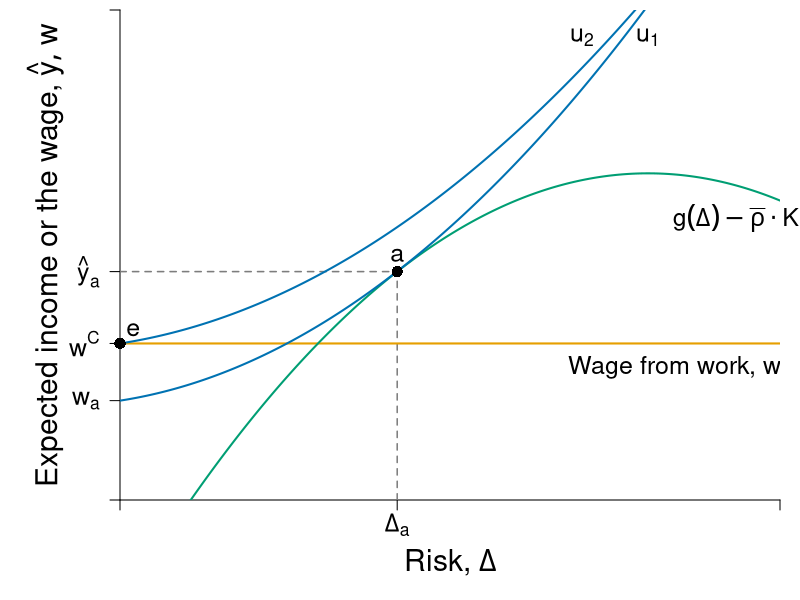

Source code (R):
require(shape)
pdf(file = "capitalism/risk_comparison_initial.pdf", width = 9, height = 7)

#Set parameters for graphics
axislabelsize <- 1.8
labelsize <- 1.5
namesize <- 1.8
annotatesize <- 1.5
graphlinewidth <- 2
segmentlinewidth <- 1.5
a <- c(2, 4, 6)


COL <- c("#7fc97f", "#beaed4", "#fdc086", "#ffff99", "#386cb0", "#f0027f", "#bf5b17", "#666666")
COLA <- c("#e0f3db", "#99d8c9","#66c2a4","#41ae76", "#238b45", "#005824")
COLB <- c("#c6dbef", "#4eb3d3", "#2b8cbe", "#0868ac","#084081")
COLC <- c("#fcfbfd", "#efedf5", "#dadaeb", "#bcbddc", "#9e9ac8", "#807dba", "#6a51a3", "#54278f", "#3f007d")
grays <- gray.colors(25, start = 1, end = 0, alpha = 1)
CBCols <- c("#009E73","#0072B2","#E69F00","#CC79A7", "#F0E442")


par(mar =  c(5, 6, 0.5, 1))
xlims <- c(0, 15)
ylims <- c(0, 18)

riskreturn <- function(g, int1 = 14, int2 = 4, coeff = 1/3){
  int1 - (int2 - (coeff)*g)^2
}

uA <- function(omega, g, slope = 0.5){
  omega + omega*g  - slope*g^2
}

indiffA <- function(g, intercept = 3, slope1 = 0.25, slope2 = 0.12){
  intercept  + slope1*g + slope2*g^2
}

indiffA2 <- function(g, intercept = 3, slope1 = 0.25, slope2 = 0.05){
  intercept  + slope1*g + slope2*g^2
}

#Plot command 
plot(0, 0, xlim = xlims, ylim = ylims, 
     type = "n",
     xlab = expression(paste("")),
     ylab = expression(paste("")), 
     axes = FALSE,
     # xlab = expression(paste("Bob's Payoff, ", u^B)),
     # ylab = expression(paste("Alfredo's Payoff, ", u^A)),
     #xaxt = "n", 
     #yaxt = "n", 
     cex.lab = axislabelsize, 
     bty = "n", 
     xaxs = "i", 
     yaxs = "i"
)


#Customize ticks and labels for the plot
ticksx <- c(0, 6.3, xlims[2])
xlabels <- c(NA, expression(paste(Delta[a])), NA)
ticksy <- c(0, 3.65, 5.75, riskreturn(int1 = 12, 6.3), ylims[2])
ylabels <- c(NA, expression(paste(w[a])), expression(paste(w^C)),  expression(paste(hat(y)[a])), NA)

axis(1, at = ticksx, pos = 0, labels = xlabels, cex.axis = labelsize)
axis(2, at = ticksy, pos = 0, labels = ylabels, las = 1, cex.axis = labelsize)

#Axis labels and draw linear utility function
mtext(expression(paste("Risk, ", Delta)), side = 1, line = 3, cex = axislabelsize)
text(-1.7, 0.5*ylims[2], expression(paste("Expected income or the wage, ", list(hat(y), w))), xpd = TRUE, cex = axislabelsize, srt = 90) 


npts <- 500 
xx1 <- seq(xlims[1], xlims[2], length.out = npts)

#Add points a, b, c and d
segments(6.3, 0, 6.3, riskreturn(g = 6.3, int1 = 12), lty = 2, col = grays[20], lwd = segmentlinewidth)
segments(0, riskreturn(g = 6.3, int1 = 12), 6.3, riskreturn(g = 6.3, int1 = 12), lty = 2, col = grays[20], lwd = segmentlinewidth)

#text(5.6 + 0.25, riskreturn(g = 5.6) - 0.3, expression(A), cex = labelsize)
# 


# segments(7.25, 0, 7.25, riskreturn(g = 7.25, int1 = 15) , lty = 2, col = grays[20], lwd = segmentlinewidth)
# segments(0, riskreturn(g = 7.25, int1 = 15) , 7.25, riskreturn(g = 7.25, int1 = 15) , lty = 2, col = grays[20], lwd = segmentlinewidth)
#text(7 + 0.25, riskreturn(g = 7.5, int1 = 15) - 1, expression(B), cex = labelsize)

#Segment for next best wage offer
# segments(0, 5.75, xlims[2], 5.75, lty = 2, col = "gray", lwd = segmentlinewidth)
# 
# 
# points(12, riskreturn(int1 = 15, g = 12), pch = 16, col = "black", cex = 1.5)
# 
# points(12, riskreturn(int1 = 5.7, g = 12), pch = 16, col = "black", cex = 1.5)

#Segment for next best wage offer
segments(0, 5.75, xlims[2], 5.75, lty = 1, col = CBCols[3], lwd = graphlinewidth)

text(12.75, 5, expression(paste("Wage from work, ", w^C)), cex = labelsize)

lines(xx1, riskreturn(xx1, int1 = 12), col = CBCols[1], lwd = graphlinewidth, lty = 1)
#lines(xx1, riskreturn(xx1, int1 = 15), col = CBCols[1], lwd = graphlinewidth, lty = 1)
#lines(xx1, indiffA(xx1, intercept = 4.4), col = COLB[3], lwd = graphlinewidth, lty = 1)
#lines(xx1, indiffA(xx1, intercept = 8), col = COLB[3], lwd = graphlinewidth, lty = 1)
lines(xx1, indiffA2(xx1, intercept = 3.65, slope2 = 0.08), col = CBCols[2], lwd = graphlinewidth, lty = 1)
#lines(xx1, indiffA2(xx1, intercept = 7.8, slope2 = 0.055), col = CBCols[2], lwd = graphlinewidth, lty = 1)
lines(xx1, indiffA2(xx1, intercept = 5.75, slope2 = 0.068), col = CBCols[2], lwd = graphlinewidth, lty = 1)

# points
# points(7.25, riskreturn(g = 7.25, int1 = 15) , pch = 16, col = "black", cex = 1.5)
points(6.3, riskreturn(g = 6.3, int1 = 12), pch = 16, col = "black", cex = 1.5)
points(0, 5.75, pch = 16, col = "black", cex = 1.5, xpd = TRUE)


#Label risk return schedule
#text(14, riskreturn(g = 14), expression(paste(g(Delta) - rho%.%K) ), cex = labelsize, xpd = TRUE)

text(14, riskreturn(int1 = 12, g = 14)-1.2, expression(paste(g(Delta) - bar(rho)%.%K) ), cex = labelsize, xpd = TRUE)

#Arrows(12.5, riskreturn(int1 = 15, g = 12) - 0.6, 12.5, riskreturn(int1 = 12, g = 12) + 0.5, col = "black", lty = 1, lwd = 2, arr.type = "triangle", arr.lwd = 0.5, code = 3)
#text(11.1, 13.5, expression(paste(bar(rho)%.%K - rho%.%K)), cex = labelsize, xpd = TRUE)
# text(13.5, 9.7, expression(paste(m)), cex = labelsize)

#Label value functions
text(6.3, riskreturn(int1 = 12, 6.3) + 0.6, expression(a), cex = labelsize)
#text(7.25, riskreturn(int1 = 15, 7.25) + 0.8, expression(a^1), cex = labelsize)
text(12, 17, expression(u[1]), cex = labelsize)
text(10.5, 17, expression(u[2]), cex = labelsize)

text(0.3, 5.75 + 0.5, expression(e), cex = labelsize)


dev.off()
